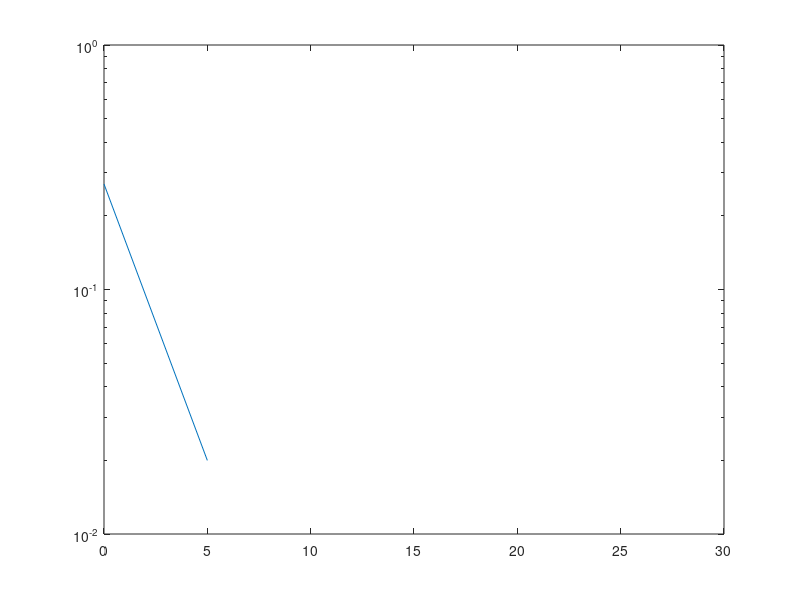

This figure's MATLAB source:
clear all 
 snrdb = [0: 5 : 30]; ct=200;
 M=2; N=20;
 al1 = 0.8; al2=0.2;
 R = 1;
 P=20; Q=N/P;
 V=kron(eye(P), ones(Q,1));
 
for ki =  1:length(snrdb)
     snr = 10^((snrdb(ki))/10);
        sum0=0; sum1=0; sum2=0; sum3=0;sum4=0;   sum5=0;
  for ix = 1 :ct            
     %%%%%%%%%%%%%%%%%%%%%%%%% High mobility user
     h1 = complex(sqrt(0.5)*randn(N,1),sqrt(0.5)*randn(N,1));
     h2 = complex(sqrt(0.5)*randn(N,1),sqrt(0.5)*randn(N,1));
      
     D1 = diag( complex(sqrt(0.5)*randn(N,1),sqrt(0.5)*randn(N,1)) );

     d= dftmtx(N)/sqrt(N);
     
     
      for fi =1 : P
          fvector = V(:,fi);
          SINR(fi) = abs(fvector'*D1*h1)^2*al1/(abs(fvector'*D1*h1)^2*al2 ...
              +abs(fvector'*D1*h2)^2 + 1/snr);
      end
      if max(SINR)<2^R -1
          sum1 = sum1 +1;
      end
     
  end
  
  p(ki) = sum1/ct;
  
end
semilogy(snrdb, p)
 
  